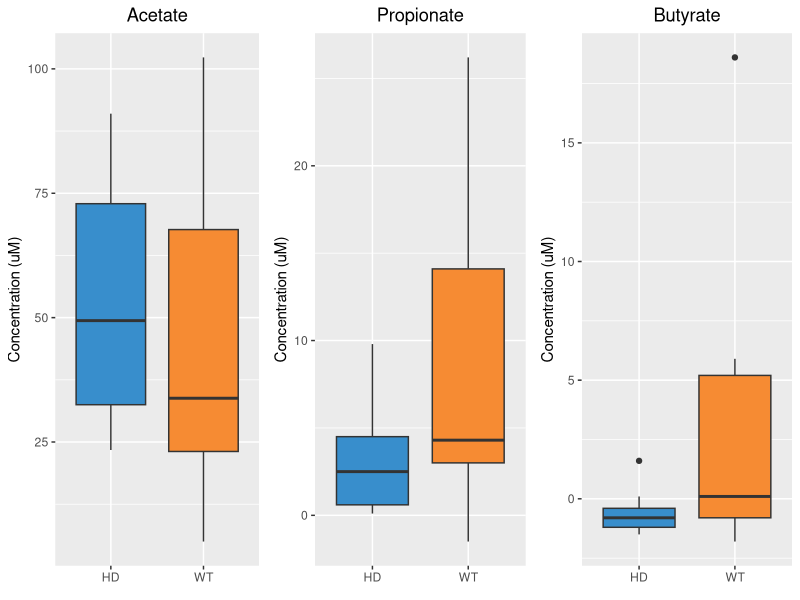

The R source for this figure:
# Reading in SCFA data
scfa <- read.csv("matrix with FCS_conc.csv", header = T, row.names = 1)

# Statistics with One-way ANOVA
summary(aov(Acetate..uM. ~ Group, data = scfa))
summary(aov(Propionate..uM. ~ Group, data = scfa))
summary(aov(Butyrate..uM. ~ Group, data = scfa))

# Barplots 
library(ggplot2)
acet <- ggplot(scfa, aes(x=Group, y=Acetate..uM., fill=Group)) + 
  geom_boxplot(aes(fill=Group)) + ggtitle("Acetate") +
  theme(plot.title = element_text(hjust = 0.5)) +
  scale_x_discrete(element_blank()) +
  ylab("Concentration (uM)") +
  theme(legend.position = "none") + 
  scale_fill_manual(values = c('#388ECC','#F68B33'))

prop <- ggplot(scfa, aes(x=Group, y=Propionate..uM., fill=Group)) + 
  geom_boxplot(aes(fill=Group)) + ggtitle("Propionate") +
  theme(plot.title = element_text(hjust = 0.5)) +
  scale_x_discrete(element_blank()) +
  ylab("Concentration (uM)") +
  theme(legend.position = "none") + 
  scale_fill_manual(values = c('#388ECC','#F68B33'))

butyr <- ggplot(scfa, aes(x=Group, y=Butyrate..uM., fill=Group)) + 
  geom_boxplot(aes(fill=Group)) + ggtitle("Butyrate") +
  theme(plot.title = element_text(hjust = 0.5)) +
  scale_x_discrete(element_blank()) +
  ylab("Concentration (uM)") +
  theme(legend.position = "none") + 
  scale_fill_manual(values = c('#388ECC','#F68B33'))

gridExtra::grid.arrange(acet, prop, butyr, nrow = 1, ncol = 3)
